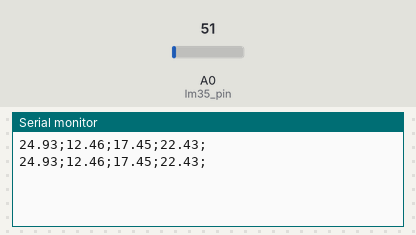
This sketch was run on a simulated Arduino Uno, built with avr-gcc and run on an emulated ATmega328P. Parts: the last lines printed to the serial monitor. The test bench sets the inputs (shaded band); at power-on: A0 (lm35_pin) = 51.

Above: at 2.8 s.
2.9 s: A0 (lm35_pin) set to 61
At 4.9 s:
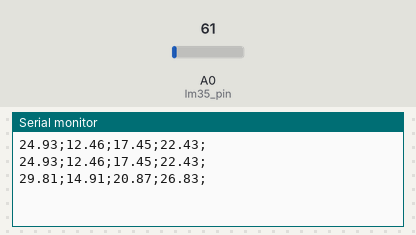
5.6 s: A0 (lm35_pin) set to 71
At 6.4 s:
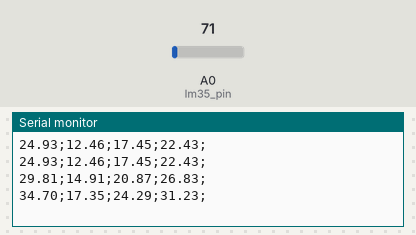
Timing chart, 0 to 8.6 s (numbered marks = the images above; inputs shaded):
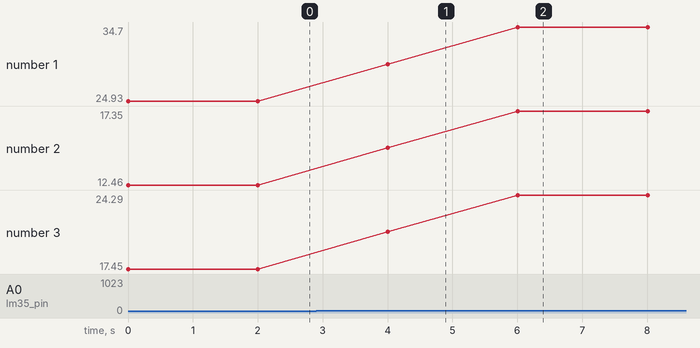

Measured:
- after the input at 2.9 s, the serial monitor: prints a new line after 1.1 s (image 1)
- after the input at 5.6 s, the serial monitor: prints a new line after 0.41 s (image 2)
- plotted number 1: 24.93 → 29.81 after the input at 2.9 s, 29.81 → 34.7 after the input at 5.6 s
- plotted number 2: 12.46 → 14.91 after the input at 2.9 s, 14.91 → 17.35 after the input at 5.6 s
- plotted number 3: 17.45 → 20.87 after the input at 2.9 s, 20.87 → 24.29 after the input at 5.6 s

The sketch:

Thermofish.ino
```cpp
  int lm35_pin = A0, leitura_lm35 = 0; float temperatura;
void setup() {
 Serial.begin(9600);
}

void loop() {
  leitura_lm35 = analogRead(lm35_pin);
  temperatura = leitura_lm35 * (5.0/1023) * 100;

  Serial.print(temperatura);
  Serial.print(";");
  Serial.print(temperatura * 0.5);
  Serial.print(";");
  Serial.print(temperatura * 0.7);
  Serial.print(";");
  Serial.print(temperatura * 0.9 );
  Serial.println(";");
  delay (2000);
}
```
